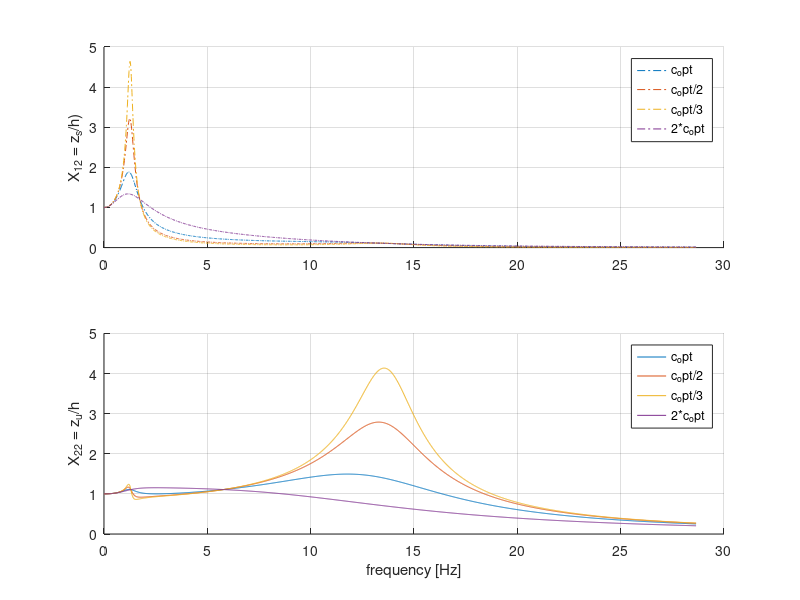
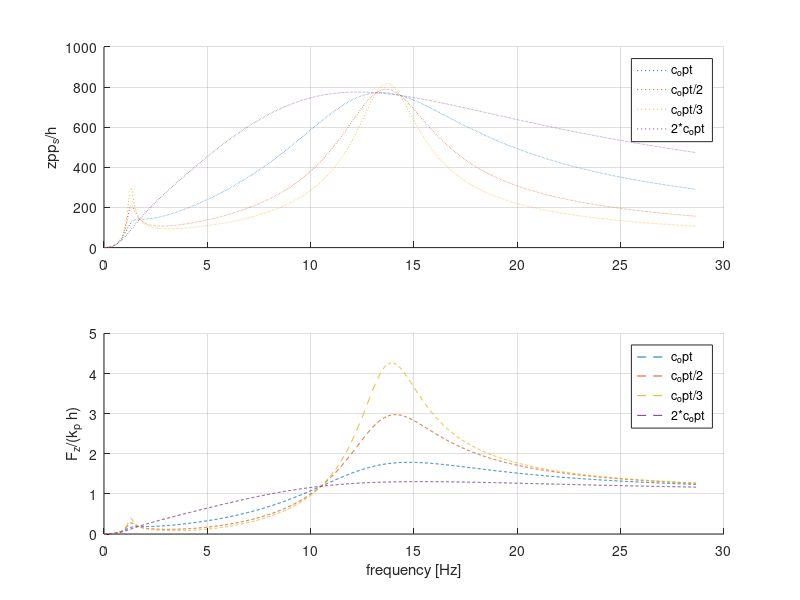

Reproduce these figures in MATLAB, in order.
clc
clear all
close all

mtot = 1580;                                        %[kg]
mu = 160;                                           %[kg]
ks1 = 27*10^3; ks2 = 22.5*10^3; k1p = 4*274*10^3;   %[N/m]
c = 2664;   %value of 1DOF
ms = mtot-mu;
k = 2*(ks1+ks2);

c_opt = sqrt(ms*k/2*(k1p+2*k)/k1p);

M = [ms 0; 
    0 mu];

K = [k -k; 
    -k k+k1p];

C = [c -c; 
    -c c];

H = [0 k1p]';

%% Modes evaluation
[vv,ww] = eig(K,M); % produces a diagonal matrix ww
    % of generalized eigenvalues and a full matrix vv
    % whose columns are the corresponding eigenvectors
    % so that kk*vv = mm*vv*ww --> (kk-mm*ww)*vv = 0
om = diag(ww).^0.5 % natural frequencies
    % eigenvector normalisation in order to have the
    % first element of phi = 1
f_nat = om/2/pi
phi_1 = vv(1:2,1)./(vv(1,1));
phi_2 = vv(1:2,2)./(vv(1,2));
phi = [phi_1 , phi_2]

%% Compute TF with receptance method
OM = [0:0.1:180].';
C_values = [c_opt c_opt/2 c_opt/3 2*c_opt];
C_names = {'c_opt' 'c_opt/2' 'c_opt/3' '2*c_opt'};

for count2=1:length(C_values)
    c = C_values(count2);
    C = [c -c;-c c];
    for count1=1:size(OM,1)
        w = OM(count1,1);
        Kdyn = (K + i*w.*C - w^2.*M);
        Rec = inv(Kdyn);
        X12(count1,1) = Rec(1,2)*H(2,1); % tf: zs/h
        X22(count1,1) = Rec(2,2)*H(2,1); % tf: zu/h
        Fz(count1,1) = k1p*(1-X22(count1,1)); % tf: Fz/h
    end
    figure(1); 
    subplot(211); hold all;
    plot(OM/(2*pi),abs(X12),'-.','Displayname',C_names{count2});
    ylabel('X_{12} = z_s/h)'); legend('show'); grid on;
    
    subplot(212); hold all; 
    plot(OM/(2*pi),abs(X22),'-','Displayname',C_names{count2});
    ylabel('X_{22} = z_u/h'); xlabel('frequency [Hz]')
    legend('show'); grid on;
    
    figure(2); 
    subplot(211); hold all;
    plot(OM/(2*pi),OM.^2.*abs(X12),':','Displayname',C_names{count2});
    ylabel('zpp_s/h'); legend('show'); grid on;
    
    subplot(212); hold all;
    plot(OM/(2*pi),abs(Fz)./k1p,'--','Displayname',C_names{count2});
    ylabel('F_z/(k_p h)'); xlabel('frequency [Hz]')
    legend('show'); grid on;
end